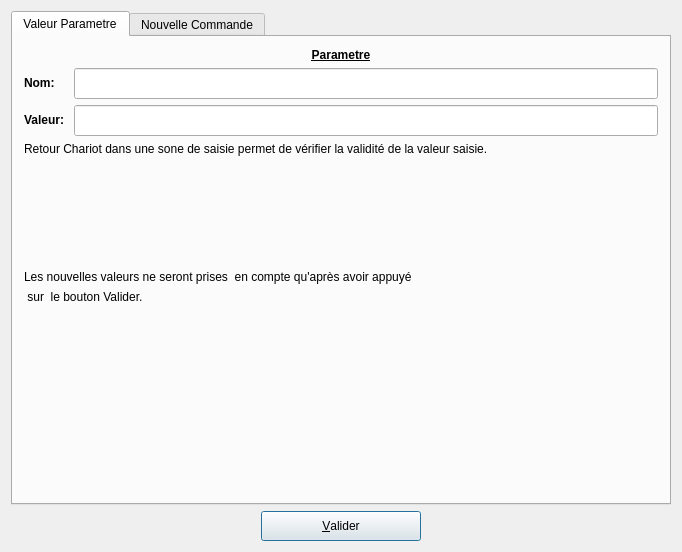
<?xml version="1.0" encoding="UTF-8"?>
<ui version="4.0">
 <class>DParam</class>
 <widget class="QWidget" name="DParam">
  <property name="geometry">
   <rect>
    <x>0</x>
    <y>0</y>
    <width>682</width>
    <height>552</height>
   </rect>
  </property>
  <property name="minimumSize">
   <size>
    <width>505</width>
    <height>0</height>
   </size>
  </property>
  <property name="windowTitle">
   <string>DComm</string>
  </property>
  <layout class="QGridLayout" name="gridLayout_3">
   <item row="1" column="0">
    <layout class="QHBoxLayout" name="horizontalLayout">
     <item>
      <spacer name="horizontalSpacer">
       <property name="orientation">
        <enum>Qt::Horizontal</enum>
       </property>
       <property name="sizeHint" stdset="0">
        <size>
         <width>158</width>
         <height>20</height>
        </size>
       </property>
      </spacer>
     </item>
     <item>
      <widget class="QPushButton" name="bOk">
       <property name="minimumSize">
        <size>
         <width>160</width>
         <height>30</height>
        </size>
       </property>
       <property name="maximumSize">
        <size>
         <width>160</width>
         <height>30</height>
        </size>
       </property>
       <property name="toolTip">
        <string>validation de la saisie</string>
       </property>
       <property name="text">
        <string>&amp;Valider</string>
       </property>
       <property name="shortcut">
        <string>Shift+A, Alt+A, Alt+A, Alt+A</string>
       </property>
       <property name="autoDefault">
        <bool>true</bool>
       </property>
       <property name="default">
        <bool>true</bool>
       </property>
      </widget>
     </item>
     <item>
      <spacer name="horizontalSpacer_2">
       <property name="orientation">
        <enum>Qt::Horizontal</enum>
       </property>
       <property name="sizeHint" stdset="0">
        <size>
         <width>148</width>
         <height>20</height>
        </size>
       </property>
      </spacer>
     </item>
    </layout>
   </item>
   <item row="0" column="0">
    <widget class="QTabWidget" name="TWChoix">
     <property name="currentIndex">
      <number>0</number>
     </property>
     <widget class="QWidget" name="Valeur_Parametre">
      <attribute name="title">
       <string>Valeur Parametre</string>
      </attribute>
      <layout class="QGridLayout" name="gridLayout_6">
       <item row="0" column="0" colspan="3">
        <widget class="QLabel" name="textLabel2_2_2">
         <property name="text">
          <string>&lt;u&gt;&lt;b&gt;&lt;p align=&quot;center&quot;&gt;Parametre&lt;/p&gt;&lt;/b&gt;&lt;/u&gt;</string>
         </property>
         <property name="wordWrap">
          <bool>false</bool>
         </property>
        </widget>
       </item>
       <item row="1" column="0">
        <widget class="QLabel" name="textLabel2_2">
         <property name="text">
          <string>&lt;b&gt; Nom: &lt;/b&gt;</string>
         </property>
         <property name="wordWrap">
          <bool>false</bool>
         </property>
        </widget>
       </item>
       <item row="1" column="2">
        <widget class="QLineEdit" name="lineEditNom">
         <property name="minimumSize">
          <size>
           <width>231</width>
           <height>31</height>
          </size>
         </property>
        </widget>
       </item>
       <item row="2" column="0" colspan="2">
        <widget class="QLabel" name="textLabel2">
         <property name="text">
          <string>&lt;b&gt; Valeur: &lt;/b&gt;</string>
         </property>
         <property name="wordWrap">
          <bool>false</bool>
         </property>
        </widget>
       </item>
       <item row="2" column="2">
        <widget class="QLineEdit" name="lineEditVal">
         <property name="minimumSize">
          <size>
           <width>231</width>
           <height>31</height>
          </size>
         </property>
        </widget>
       </item>
       <item row="3" column="0" colspan="3">
        <layout class="QGridLayout" name="gridLayout_5">
         <item row="0" column="0">
          <widget class="QLabel" name="Commentaire2_2">
           <property name="text">
            <string>Retour Chariot dans une sone de saisie permet de vérifier la validité de la valeur saisie.</string>
           </property>
           <property name="wordWrap">
            <bool>false</bool>
           </property>
          </widget>
         </item>
         <item row="1" column="0">
          <spacer name="verticalSpacer_2">
           <property name="orientation">
            <enum>Qt::Vertical</enum>
           </property>
           <property name="sizeHint" stdset="0">
            <size>
             <width>20</width>
             <height>28</height>
            </size>
           </property>
          </spacer>
         </item>
         <item row="2" column="0">
          <layout class="QVBoxLayout" name="verticalLayout">
           <item>
            <widget class="QLabel" name="Commentaire2">
             <property name="text">
              <string>Les nouvelles valeurs ne seront prises  en compte qu'après avoir appuyé</string>
             </property>
             <property name="wordWrap">
              <bool>false</bool>
             </property>
            </widget>
           </item>
           <item>
            <widget class="QLabel" name="Commentaire2_3">
             <property name="text">
              <string> sur  le bouton Valider.</string>
             </property>
             <property name="wordWrap">
              <bool>false</bool>
             </property>
            </widget>
           </item>
          </layout>
         </item>
        </layout>
       </item>
       <item row="4" column="0">
        <widget class="QLabel" name="Commentaire">
         <property name="minimumSize">
          <size>
           <width>0</width>
           <height>20</height>
          </size>
         </property>
         <property name="maximumSize">
          <size>
           <width>465</width>
           <height>16777215</height>
          </size>
         </property>
         <property name="text">
          <string/>
         </property>
        </widget>
       </item>
       <item row="4" column="1" colspan="2">
        <spacer name="verticalSpacer">
         <property name="orientation">
          <enum>Qt::Vertical</enum>
         </property>
         <property name="sizeHint" stdset="0">
          <size>
           <width>460</width>
           <height>139</height>
          </size>
         </property>
        </spacer>
       </item>
       <item row="5" column="0" colspan="3">
        <widget class="QLabel" name="Commentaire_2">
         <property name="text">
          <string/>
         </property>
         <property name="wordWrap">
          <bool>false</bool>
         </property>
        </widget>
       </item>
      </layout>
     </widget>
     <widget class="QWidget" name="Commande">
      <attribute name="title">
       <string>Nouvelle Commande</string>
      </attribute>
      <layout class="QGridLayout" name="gridLayout_4">
       <item row="0" column="0">
        <layout class="QGridLayout" name="gridLayout_2">
         <item row="0" column="0" colspan="2">
          <widget class="QLabel" name="textLabel1_4">
           <property name="text">
            <string>&lt;b&gt;&lt;u&gt;Commandes :&lt;/u&gt;&lt;/b&gt;</string>
           </property>
           <property name="wordWrap">
            <bool>false</bool>
           </property>
          </widget>
         </item>
         <item row="0" column="4" rowspan="2">
          <widget class="QGroupBox" name="groupBox">
           <property name="minimumSize">
            <size>
             <width>171</width>
             <height>71</height>
            </size>
           </property>
           <property name="title">
            <string>Affichage</string>
           </property>
           <layout class="QGridLayout" name="gridLayout">
            <item row="0" column="0">
             <widget class="QRadioButton" name="RBalpha">
              <property name="minimumSize">
               <size>
                <width>149</width>
                <height>16</height>
               </size>
              </property>
              <property name="maximumSize">
               <size>
                <width>149</width>
                <height>16</height>
               </size>
              </property>
              <property name="text">
               <string>alphabétique</string>
              </property>
              <property name="checked">
               <bool>true</bool>
              </property>
             </widget>
            </item>
            <item row="1" column="0">
             <widget class="QRadioButton" name="RBGroupe">
              <property name="text">
               <string>par groupe</string>
              </property>
             </widget>
            </item>
           </layout>
          </widget>
         </item>
         <item row="1" column="0">
          <widget class="QLabel" name="textLabel6">
           <property name="minimumSize">
            <size>
             <width>91</width>
             <height>30</height>
            </size>
           </property>
           <property name="text">
            <string>Filtre</string>
           </property>
           <property name="wordWrap">
            <bool>false</bool>
           </property>
          </widget>
         </item>
         <item row="1" column="1">
          <widget class="QLineEdit" name="LEFiltre">
           <property name="minimumSize">
            <size>
             <width>231</width>
             <height>30</height>
            </size>
           </property>
          </widget>
         </item>
         <item row="1" column="2">
          <widget class="QPushButton" name="BNext">
           <property name="minimumSize">
            <size>
             <width>90</width>
             <height>30</height>
            </size>
           </property>
           <property name="text">
            <string>Suivant</string>
           </property>
          </widget>
         </item>
         <item row="1" column="3">
          <spacer name="horizontalSpacer_4">
           <property name="orientation">
            <enum>Qt::Horizontal</enum>
           </property>
           <property name="sizeHint" stdset="0">
            <size>
             <width>108</width>
             <height>20</height>
            </size>
           </property>
          </spacer>
         </item>
        </layout>
       </item>
       <item row="1" column="0">
        <widget class="QListWidget" name="LBNouvCommande"/>
       </item>
       <item row="2" column="0">
        <widget class="QLabel" name="textLabel4">
         <property name="maximumSize">
          <size>
           <width>721</width>
           <height>20</height>
          </size>
         </property>
         <property name="text">
          <string>La commande choisie sera ajoutée APRES la commande courante</string>
         </property>
         <property name="wordWrap">
          <bool>false</bool>
         </property>
        </widget>
       </item>
      </layout>
     </widget>
    </widget>
   </item>
  </layout>
 </widget>
 <layoutdefault spacing="6" margin="11"/>
 <pixmapfunction>qPixmapFromMimeSource</pixmapfunction>
 <tabstops>
  <tabstop>LEFiltre</tabstop>
  <tabstop>TWChoix</tabstop>
  <tabstop>lineEditNom</tabstop>
  <tabstop>lineEditVal</tabstop>
  <tabstop>LBNouvCommande</tabstop>
  <tabstop>RBalpha</tabstop>
  <tabstop>bOk</tabstop>
 </tabstops>
 <resources/>
 <connections/>
</ui>
